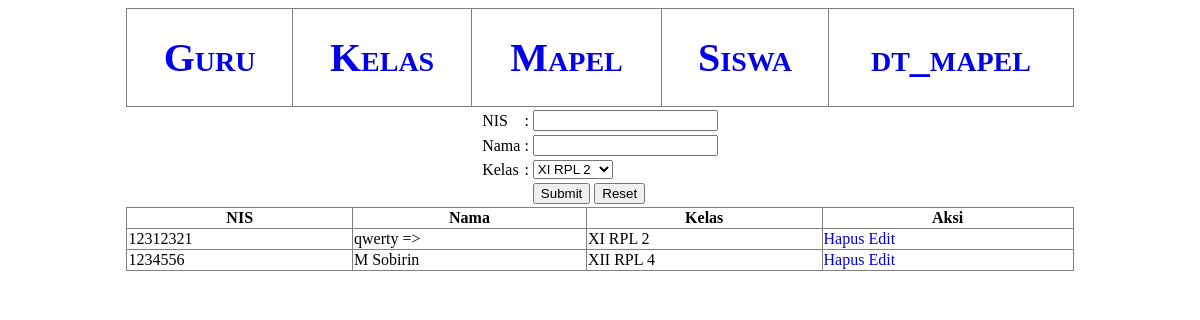
The app's page /siswa/index.php with its own data.
### tables this page shows
CREATE TABLE `dt_siswa` (
  `id` int(11) NOT NULL,
  `nis` varchar(20) NOT NULL,
  `nama` text NOT NULL,
  `id_kelas` int(11) NOT NULL
);

CREATE TABLE `dt_kelas` (
  `id` int(11) NOT NULL,
  `nama` text NOT NULL
);

### siswa/index.php (the view, shortened to what this page needs)
<?php
	require '../koneksi.php';
?>
<!DOCTYPE html>
<html lang="en">
<head>
	<link rel="stylesheet" href="../style.css">
</head>
<body>
	<table border="1px" class="nav">
		<tr>
			<td><a href="../guru/">Guru</a></td>
			<td><a href="../kelas/">Kelas</a></td>
			<td><a href="../mapel/">Mapel</a></td>
			<td><a href="index.php">Siswa</a></td>
			<td><a href="../dt_mapel/">dt_mapel</a></td>
		</tr>
	</table>
	<center>
		<form action="tambah.php" method="post">
			<table>
				<tr>
					<td>NIS</td>
					<td>:</td>
					<td><input type="text" name="nis"></td>
				</tr>
				<tr>
					<td>Nama</td>
					<td>:</td>
					<td><input type="text" name="nama"></td>
				</tr>
				<tr>
					<td>Kelas</td>
					<td>:</td>
					<td>
						<select name="id_kelas">
							<?php
								$res = mysqli_query($db, "SELECT * FROM dt_kelas");
								while ( $row = mysqli_fetch_assoc($res) ) {
									?>
										<option value="<?=$row['id']?>"><?=$row['nama']?></option>
									<?php
								}
							?>
						</select>
					</td>
				</tr>
				<tr>
					<td></td>
					<td></td>
					<td>
						<input type="submit">
						<input type="reset">
					</td>
				</tr>
			</table>
		</form>
	</center>
	<table border="1px" id="tampil">
		<tr>
			<th>NIS</th>
			<th>Nama</th>
			<th>Kelas</th>
			<th>Aksi</th>
		</tr>
		<?php
			$q = mysqli_query($db, 'SELECT dt_siswa.*, dt_kelas.nama AS kelas FROM dt_siswa INNER JOIN dt_kelas ON dt_siswa.id_kelas = dt_kelas.id');
			while ($row = mysqli_fetch_assoc($q)) {
		?>
			<tr>
				<td><?=$row['nis']?></td>
				<td><?=$row['nama']?></td>
				<td><?=$row['kelas']?></td>
				<td>
					<a href="hapus.php?id=<?=$row['id']?>">Hapus</a>
					<a href="edit.php?id=<?=$row['id']?>&nis=<?=$row['nis']?>&nama=<?=$row['nama']?>&id_kelas=<?=$row['id_kelas']?>">Edit</a>
				</td>
			</tr>
		<?php } ?>
	</table>
</body>
</html>

### style.css (style rules this page uses)
table#tampil { border-collapse: collapse; width: 80%; margin: 0 auto; }
table.nav { border-collapse: collapse; width: 80%; margin: 0 auto; text-align: center; }
.nav td { padding: 25px; font-variant: small-caps; font-weight: bold; font-size: 40px; }
a { text-decoration: none; }

### records on screen
dt_siswa: nis "12312321", nama "qwerty =>", dt_kelas.nama "XI RPL 2"
dt_siswa: nis "1234556", nama "M Sobirin", dt_kelas.nama "XII RPL 4"

### other values on screen
form field id_kelas "XI RPL 2"
